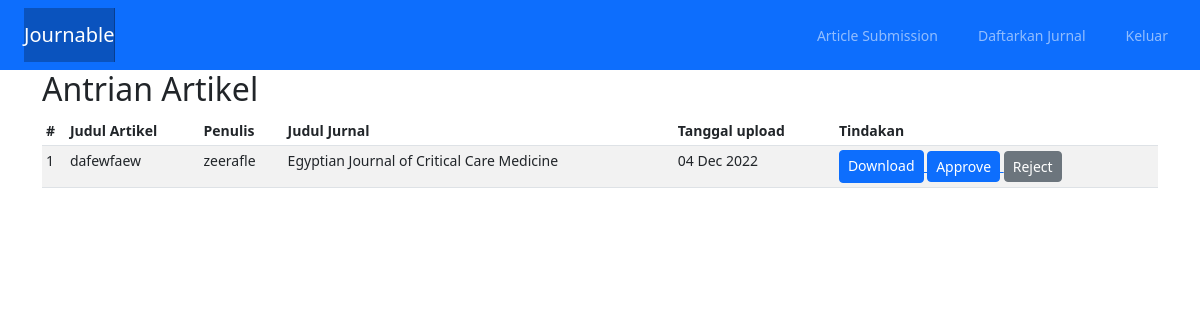
/publisher/articleQueue.php (signed in), run on the app's committed database.
### tables this page shows
CREATE TABLE `artikel` (
  `id` int(11) NOT NULL,
  `id_user` int(11) NOT NULL,
  `id_journal` int(10) UNSIGNED NOT NULL,
  `title` varchar(255) NOT NULL,
  `artikel_file` varchar(255) DEFAULT NULL,
  `date_upload` datetime NOT NULL,
  `status` text NOT NULL
);

CREATE TABLE `user` (
  `id` int(11) NOT NULL,
  `username` varchar(255) NOT NULL,
  `email` varchar(255) NOT NULL,
  `password` varchar(255) NOT NULL
);

CREATE TABLE `journal` (
  `id` int(10) UNSIGNED NOT NULL,
  `id_publisher` int(10) UNSIGNED NOT NULL,
  `title` varchar(255) NOT NULL,
  `published_date` year(4) NOT NULL,
  `category` varchar(64) DEFAULT NULL,
  `last_updated` datetime DEFAULT NULL,
  `issn` varchar(20) NOT NULL,
  `cover_filename` varchar(255) DEFAULT NULL,
  `journal_filename` varchar(255) DEFAULT NULL
);

### publisher/articleQueue.php (the view, shortened to what this page needs)
<?php
require "../php/config.php";
$id = $_SESSION['pub_id'];
?>
<!doctype html>
<html lang="en">
<head>
    <link rel="stylesheet" href="/publisher/stylesheet/index.css">
    <link rel="stylesheet" href="/stylesheet/style-header-footer.css"/>
    <link href="https://cdn.jsdelivr.net/npm/bootstrap@5.2.3/dist/css/bootstrap.min.css" rel="stylesheet"
>
    <link rel="stylesheet" type="text/css"
          href="https://cdn.datatables.net/v/bs5/jq-3.6.0/dt-1.13.1/datatables.min.css"/>
    <link href="https://cdn.jsdelivr.net/npm/bootstrap@5.2.3/dist/css/bootstrap.min.css" rel="stylesheet">
    <link href="/publisher/stylesheet/dashboard.css" rel="stylesheet">
</head>
<body>
<?php
include('includes/header.php');
?>
<div class="container">
    <div class="row">
        <h1 class="h2">Antrian Artikel</h1>
        <div class="table-responsive">
            <table id="example" class="table table-striped table-sm">
                <thead>
                <tr>
                    <th scope="col">#</th>
                    <th scope="col">Judul Artikel</th>
                    <th scope="col">Penulis</th>
                    <th scope="col">Judul Jurnal</th>
                    <th scope="col">Tanggal upload</th>
                    <th scope="col">Tindakan</th>
                </tr>
                </thead>
                <tbody>
                <?php
                $query = mysqli_query(
                    $db,
                    "SELECT
                            artikel.id,
                            artikel.title,
                            user.username AS author,
                            journal.title AS journal_title,
                            artikel_file,
                            date_upload,
                            status
                        FROM artikel
                        JOIN user ON artikel.id_user = user.id
                        JOIN journal ON artikel.id_journal = journal.id
                        JOIN publisher ON journal.id_publisher = publisher.id
                        WHERE publisher.id = $id AND status = 'pending';"
                );
                $i = 1;
                while ($row = mysqli_fetch_assoc($query)) {
                    ?>
                    <tr>
                        <td><?= $i ?></td>
                        <td><?= $row['title'] ?></td>
                        <td><?= $row['author'] ?></td>
                        <td><?= $row['journal_title'] ?></td>
                        <td><?= date('d M Y', strtotime($row['date_upload'])) ?></td>
                        <td>
                            <a href="<?= '/users/' . $row['artikel_file'] ?>">
                                <button type="button" class="btn btn-primary btn-sm">
                                    <i class="bi bi-file-arrow-down-fill"></i>Download
                                </button>
                            </a>
                            <a href="php/approve.php?id=<?= $row['id'] ?>">
                                <button type="button" class="btn btn-primary btn-sm">Approve</button>
                            </a>
                            <a href="php/reject.php?id=<?= $row['id'] ?>">
                                <button type="button" class="btn btn-secondary btn-sm">Reject</button>
                            </a>
                        </td>
                    </tr>
                    <?php $i++;
                } ?>
                </tbody>
            </table>
        </div>
    </div>
</div>
</body>
</html>

### publisher/stylesheet/index.css (style rules this page uses)
body { font-family: "Work Sans", sans-serif; margin: 0; padding: 0; }

### stylesheet/style-header-footer.css (style rules this page uses)
body { font-family: "Work Sans", sans-serif; margin: 0; padding: 0; }

### publisher/stylesheet/dashboard.css (style rules this page uses)
body { font-size: .875rem; }

### data on the page
artikel: title "dafewfaew", id_user.username "zeerafle", id_journal.title "Egyptian Journal of Critical Care Medicine", date_upload "04 Dec 2022"
